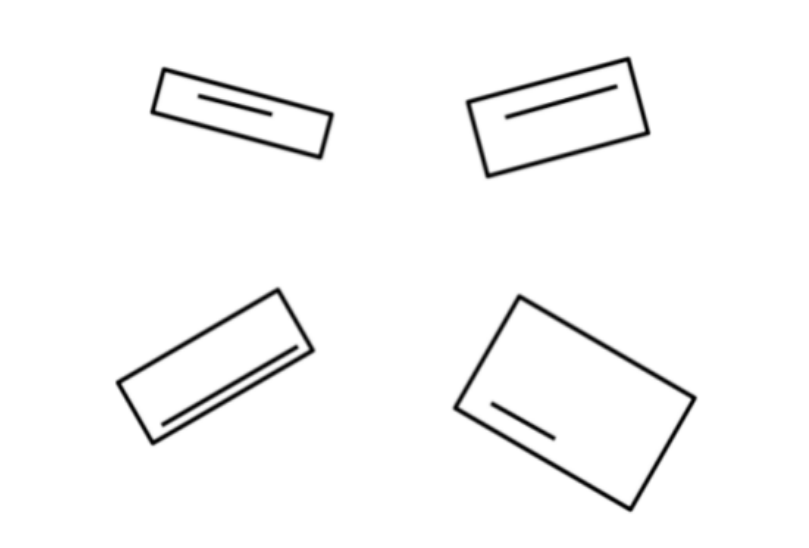
#> input picture opencv/ss.png, 809 x 548 px
$ python RotationFullImg.py
#> lines starting #> are read from the running program, lines starting #| are printed output that depends on the picture; after the words box and inside, x2 and y2 are one past the last pixel; in counts of white or black regions, pixels touching at a corner belong together; long printed decimals are rounded
import cv2
import numpy as np

image = cv2.imread('ss.png')
#> image is the input picture: shape (548, 809, 3); min 0, max 255, mean 248.6
height, width = image.shape[0:2]
#> height = 548; width = 809
x1, y1 = int(height * 0.00), int(width * 0.0)
#> x1 = 0; y1 = 0
x2, y2 = int(height * 0.50), int(width * 0.50)
#> x2 = 274; y2 = 404

# Crop the image using the corrected indices
cropimage = image[x1:x2, y1:y2]
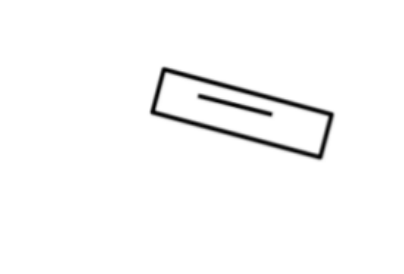
#> cropimage: shape (274, 404, 3); min 0, max 255, mean 249.8
# Convert the image to grayscale
gray = cv2.cvtColor(cropimage, cv2.COLOR_BGR2GRAY)

# Apply edge detection (optional, but can help in some cases)
edges = cv2.Canny(gray, 50, 150)
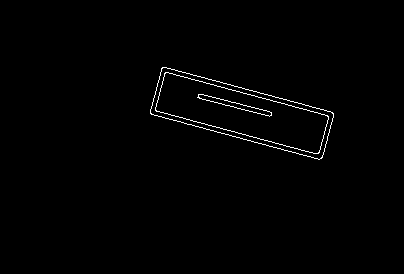
#> edges: shape (274, 404); 0.9% white in thin lines or dots, all inside (x1, y1, x2, y2) = (150, 67, 334, 160)

# Find contours in the image
contours, _ = cv2.findContours(edges, cv2.RETR_EXTERNAL, cv2.CHAIN_APPROX_SIMPLE)
#> contours = 1 contour; box (x1, y1, x2, y2) and area: (150, 67, 334, 160) 8682

# Assuming the largest contour is the rectangle
largest_contour = max(contours, key=cv2.contourArea)
#> largest_contour = contour of 234 points, box (x1, y1, x2, y2) (150, 67, 334, 160), area 8682

# Fit a line to the contour using least squares
[vx, vy, x, y] = cv2.fitLine(largest_contour, cv2.DIST_L2, 0, 0.01, 0.01)
#> vx = [0.965]; vy = [0.262]; x = [242.7]; y = [113.4]
print(vx,vy)
#| [0.9651] [0.2618]
slope = np.arctan2(vy, vx) * 180 / np.pi
#> slope = [15.17]
print(f"Slope of the rectangle: {slope}")
#| Slope of the rectangle: [15.174]
h, w = image.shape[:2]
#> h = 548; w = 809
center = (w // 2, h // 2)
#> center = (404, 274)
slope = int(slope[0])
#> slope = 15
rotate = cv2.getRotationMatrix2D(center, slope, 1.0)
#> rotate = [[0.966, 0.259, -57.15], [-0.259, 0.966, 113.9]]
result = cv2.warpAffine(cropimage, rotate, (w, h))
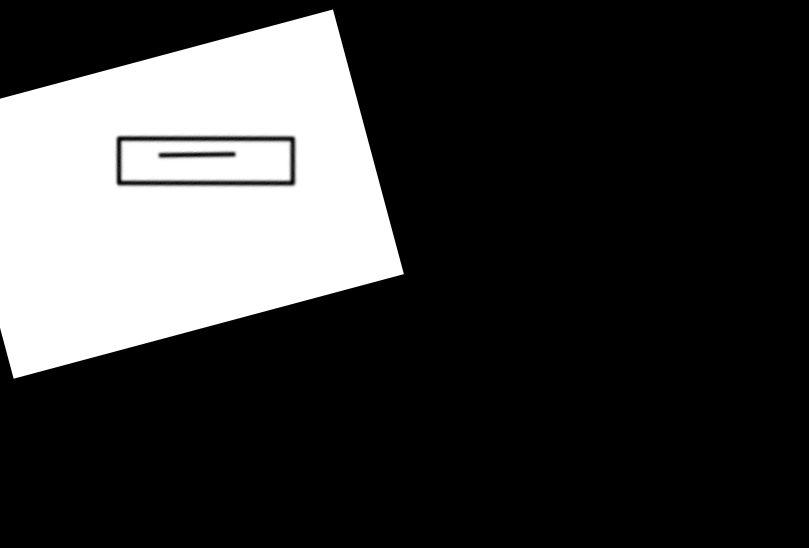
#> result: shape (548, 809, 3); min 0, max 255, mean 58.6
cv2.imshow('Original Image1', image)
cv2.imshow('Rotated Image1', result)
cv2.waitKey(0)
cv2.destroyAllWindows()

$ run again, with opencv/ss3.png copied over opencv/ss.png
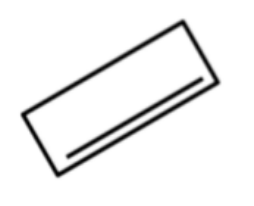
#> input picture opencv/ss3.png, 254 x 206 px
#> image is the input picture: shape (206, 254, 3); min 2, max 255, mean 240.5
#> `edges = cv2.Canny(gray, 50, 150)`:
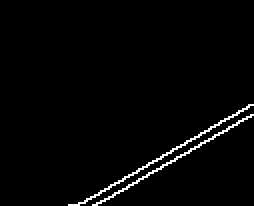
#> edges: shape (103, 127) (shown 2 times larger); 2.1% white in thin lines or dots, all inside (x1, y1, x2, y2) = (34, 52, 127, 103)
#> contours = 2 contours; box (x1, y1, x2, y2) and area: (34, 52, 127, 103) 50, (46, 57, 127, 103) 45
#> largest_contour = contour of 146 points, box (x1, y1, x2, y2) (34, 52, 127, 103), area 50
#> vx = [0.866]; vy = [-0.5]; x = [81.73]; y = [77.22]
#| [0.8658] [-0.5004]
#> `slope = np.arctan2(vy, vx) * 180 / np.pi`: slope = [-30.03]
#| Slope of the rectangle: [-30.030]
#> `slope = int(slope[0])`: slope = -30
#> rotate = [[0.866, -0.5, 68.51], [0.5, 0.866, -49.7]]
#> `result = cv2.warpAffine(cropimage, rotate, (w, h))`:
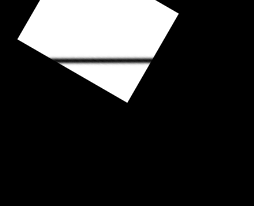
#> result: shape (206, 254, 3); min 0, max 255, mean 47.6
